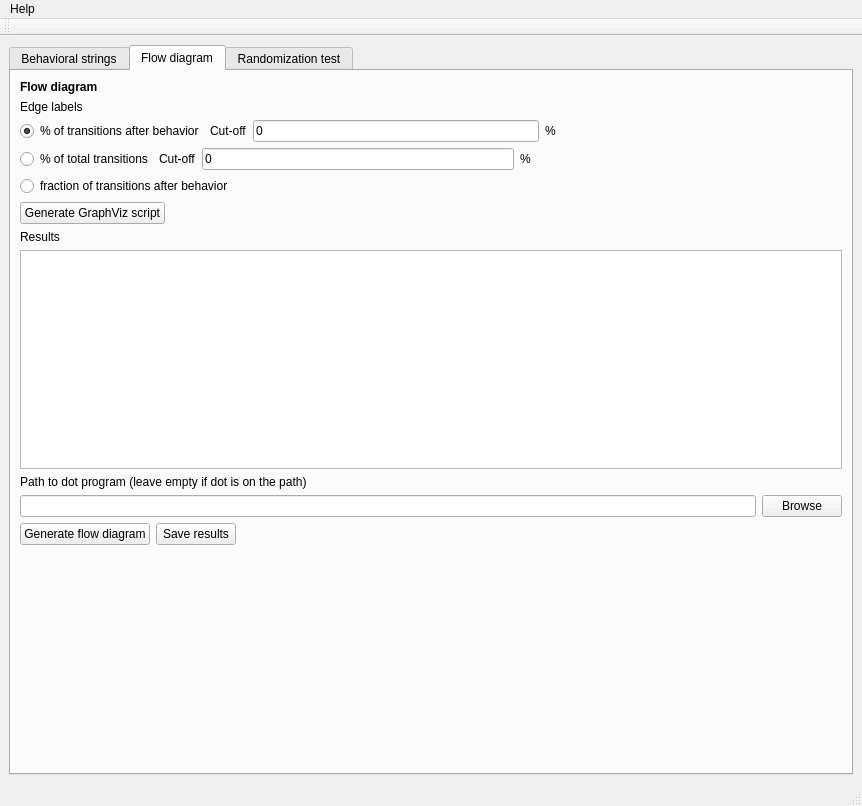
<?xml version="1.0" encoding="UTF-8"?>
<ui version="4.0">
 <class>MainWindow</class>
 <widget class="QMainWindow" name="MainWindow">
  <property name="geometry">
   <rect>
    <x>0</x>
    <y>0</y>
    <width>862</width>
    <height>806</height>
   </rect>
  </property>
  <property name="windowTitle">
   <string>Bed intersection</string>
  </property>
  <widget class="QWidget" name="centralwidget">
   <layout class="QVBoxLayout" name="verticalLayout_2">
    <item>
     <widget class="QTabWidget" name="tabWidget">
      <property name="currentIndex">
       <number>1</number>
      </property>
      <widget class="QWidget" name="tab_strings">
       <attribute name="title">
        <string>Behavioral strings</string>
       </attribute>
       <layout class="QVBoxLayout" name="verticalLayout_4">
        <item>
         <layout class="QVBoxLayout" name="verticalLayout_3">
          <item>
           <widget class="QLabel" name="label_2">
            <property name="text">
             <string>&lt;b&gt;Behavioral strings&lt;/b&gt;</string>
            </property>
           </widget>
          </item>
          <item>
           <widget class="QPlainTextEdit" name="pte_behav_strings"/>
          </item>
          <item>
           <layout class="QHBoxLayout" name="horizontalLayout">
            <item>
             <widget class="QLineEdit" name="leStringsFileName">
              <property name="enabled">
               <bool>false</bool>
              </property>
              <property name="text">
               <string/>
              </property>
              <property name="readOnly">
               <bool>true</bool>
              </property>
             </widget>
            </item>
            <item>
             <widget class="QPushButton" name="pb_select_behav_strings_file">
              <property name="text">
               <string>Load from file</string>
              </property>
             </widget>
            </item>
           </layout>
          </item>
          <item>
           <widget class="QLabel" name="label_4">
            <property name="text">
             <string>&lt;b&gt;Behavioral strings statistics&lt;/b&gt;</string>
            </property>
           </widget>
          </item>
          <item>
           <layout class="QHBoxLayout" name="horizontalLayout_5">
            <item>
             <widget class="QPushButton" name="pb_statistics">
              <property name="text">
               <string>Generate statistics</string>
              </property>
             </widget>
            </item>
            <item>
             <widget class="QPushButton" name="pb_save_observed_matrix">
              <property name="text">
               <string>Observed transition matrix</string>
              </property>
             </widget>
            </item>
            <item>
             <spacer name="horizontalSpacer">
              <property name="orientation">
               <enum>Qt::Horizontal</enum>
              </property>
              <property name="sizeHint" stdset="0">
               <size>
                <width>40</width>
                <height>20</height>
               </size>
              </property>
             </spacer>
            </item>
           </layout>
          </item>
          <item>
           <widget class="QLabel" name="label_13">
            <property name="text">
             <string>Results</string>
            </property>
           </widget>
          </item>
          <item>
           <widget class="QPlainTextEdit" name="pte_statistics">
            <property name="font">
             <font>
              <family>Monospace</family>
             </font>
            </property>
            <property name="readOnly">
             <bool>true</bool>
            </property>
           </widget>
          </item>
          <item>
           <layout class="QHBoxLayout" name="horizontalLayout_12">
            <item>
             <widget class="QPushButton" name="pb_save_stats_results">
              <property name="text">
               <string>Save results</string>
              </property>
             </widget>
            </item>
            <item>
             <spacer name="horizontalSpacer_8">
              <property name="orientation">
               <enum>Qt::Horizontal</enum>
              </property>
              <property name="sizeHint" stdset="0">
               <size>
                <width>40</width>
                <height>20</height>
               </size>
              </property>
             </spacer>
            </item>
           </layout>
          </item>
         </layout>
        </item>
       </layout>
       <zorder></zorder>
      </widget>
      <widget class="QWidget" name="tab_flow_diagram">
       <attribute name="title">
        <string>Flow diagram</string>
       </attribute>
       <layout class="QVBoxLayout" name="verticalLayout_5">
        <item>
         <widget class="QLabel" name="label_6">
          <property name="text">
           <string>&lt;b&gt;Flow diagram&lt;/b&gt;</string>
          </property>
         </widget>
        </item>
        <item>
         <widget class="QLabel" name="label_8">
          <property name="text">
           <string>Edge labels</string>
          </property>
         </widget>
        </item>
        <item>
         <layout class="QHBoxLayout" name="horizontalLayout_9">
          <item>
           <widget class="QRadioButton" name="rb_percent_after_behav">
            <property name="text">
             <string>% of transitions after behavior</string>
            </property>
            <property name="checked">
             <bool>true</bool>
            </property>
           </widget>
          </item>
          <item>
           <layout class="QHBoxLayout" name="horizontalLayout_4">
            <item>
             <widget class="QLabel" name="label_9">
              <property name="text">
               <string>Cut-off</string>
              </property>
             </widget>
            </item>
            <item>
             <widget class="QLineEdit" name="le_cutoff_transition_after_behav">
              <property name="text">
               <string>0</string>
              </property>
             </widget>
            </item>
            <item>
             <widget class="QLabel" name="label_11">
              <property name="text">
               <string>%</string>
              </property>
             </widget>
            </item>
            <item>
             <spacer name="horizontalSpacer_5">
              <property name="orientation">
               <enum>Qt::Horizontal</enum>
              </property>
              <property name="sizeHint" stdset="0">
               <size>
                <width>40</width>
                <height>20</height>
               </size>
              </property>
             </spacer>
            </item>
           </layout>
          </item>
         </layout>
        </item>
        <item>
         <layout class="QHBoxLayout" name="horizontalLayout_10">
          <item>
           <widget class="QRadioButton" name="rb_percent_total_transitions">
            <property name="text">
             <string>% of total transitions</string>
            </property>
           </widget>
          </item>
          <item>
           <layout class="QHBoxLayout" name="horizontalLayout_8">
            <item>
             <widget class="QLabel" name="label_10">
              <property name="text">
               <string>Cut-off</string>
              </property>
             </widget>
            </item>
            <item>
             <widget class="QLineEdit" name="le_cutoff_total_transition">
              <property name="text">
               <string>0</string>
              </property>
             </widget>
            </item>
            <item>
             <widget class="QLabel" name="label_12">
              <property name="text">
               <string>%</string>
              </property>
             </widget>
            </item>
            <item>
             <spacer name="horizontalSpacer_7">
              <property name="orientation">
               <enum>Qt::Horizontal</enum>
              </property>
              <property name="sizeHint" stdset="0">
               <size>
                <width>40</width>
                <height>20</height>
               </size>
              </property>
             </spacer>
            </item>
           </layout>
          </item>
         </layout>
        </item>
        <item>
         <widget class="QRadioButton" name="rb_fraction_after_behav">
          <property name="text">
           <string>fraction of transitions after behavior</string>
          </property>
         </widget>
        </item>
        <item>
         <layout class="QHBoxLayout" name="horizontalLayout_6">
          <item>
           <widget class="QPushButton" name="pb_graphviz_script">
            <property name="text">
             <string>Generate GraphViz script</string>
            </property>
           </widget>
          </item>
          <item>
           <spacer name="horizontalSpacer_2">
            <property name="orientation">
             <enum>Qt::Horizontal</enum>
            </property>
            <property name="sizeHint" stdset="0">
             <size>
              <width>40</width>
              <height>20</height>
             </size>
            </property>
           </spacer>
          </item>
         </layout>
        </item>
        <item>
         <widget class="QLabel" name="label_14">
          <property name="text">
           <string>Results</string>
          </property>
         </widget>
        </item>
        <item>
         <widget class="QPlainTextEdit" name="pte_gv">
          <property name="font">
           <font>
            <family>Monospace</family>
           </font>
          </property>
         </widget>
        </item>
        <item>
         <widget class="QLabel" name="label_16">
          <property name="text">
           <string>Path to dot program (leave empty if dot is on the path)</string>
          </property>
         </widget>
        </item>
        <item>
         <layout class="QHBoxLayout" name="horizontalLayout_14">
          <item>
           <widget class="QLineEdit" name="le_dot_path"/>
          </item>
          <item>
           <widget class="QPushButton" name="pb_browse_dot_path">
            <property name="text">
             <string>Browse</string>
            </property>
           </widget>
          </item>
         </layout>
        </item>
        <item>
         <layout class="QHBoxLayout" name="horizontalLayout_13">
          <item>
           <widget class="QPushButton" name="pb_flow_diagram">
            <property name="text">
             <string>Generate flow diagram</string>
            </property>
           </widget>
          </item>
          <item>
           <widget class="QPushButton" name="pb_save_gv">
            <property name="text">
             <string>Save results</string>
            </property>
           </widget>
          </item>
          <item>
           <spacer name="horizontalSpacer_9">
            <property name="orientation">
             <enum>Qt::Horizontal</enum>
            </property>
            <property name="sizeHint" stdset="0">
             <size>
              <width>40</width>
              <height>20</height>
             </size>
            </property>
           </spacer>
          </item>
         </layout>
        </item>
        <item>
         <spacer name="verticalSpacer">
          <property name="orientation">
           <enum>Qt::Vertical</enum>
          </property>
          <property name="sizeHint" stdset="0">
           <size>
            <width>20</width>
            <height>177</height>
           </size>
          </property>
         </spacer>
        </item>
       </layout>
      </widget>
      <widget class="QWidget" name="tab_randomization">
       <attribute name="title">
        <string>Randomization test</string>
       </attribute>
       <layout class="QVBoxLayout" name="verticalLayout_7">
        <item>
         <layout class="QVBoxLayout" name="verticalLayout">
          <item>
           <widget class="QLabel" name="label_5">
            <property name="text">
             <string>&lt;b&gt;Randomization test&lt;/b&gt;</string>
            </property>
           </widget>
          </item>
          <item>
           <layout class="QHBoxLayout" name="horizontalLayout_2">
            <item>
             <widget class="QCheckBox" name="cb_block_first_behavior">
              <property name="text">
               <string>Block first behavior</string>
              </property>
             </widget>
            </item>
            <item>
             <widget class="QCheckBox" name="cb_block_last_behavior">
              <property name="text">
               <string>Block last behavior</string>
              </property>
             </widget>
            </item>
            <item>
             <spacer name="horizontalSpacer_6">
              <property name="orientation">
               <enum>Qt::Horizontal</enum>
              </property>
              <property name="sizeHint" stdset="0">
               <size>
                <width>40</width>
                <height>20</height>
               </size>
              </property>
             </spacer>
            </item>
           </layout>
          </item>
          <item>
           <widget class="QLabel" name="label_7">
            <property name="text">
             <string>Excluded transitions</string>
            </property>
           </widget>
          </item>
          <item>
           <widget class="QPlainTextEdit" name="pte_excluded_transitions"/>
          </item>
          <item>
           <layout class="QHBoxLayout" name="horizontalLayout_3">
            <item>
             <widget class="QLabel" name="label">
              <property name="text">
               <string>Number of randomizations</string>
              </property>
             </widget>
            </item>
            <item>
             <widget class="QLineEdit" name="leNumberRandomizations">
              <property name="text">
               <string>100</string>
              </property>
             </widget>
            </item>
            <item>
             <widget class="QLabel" name="label_3">
              <property name="text">
               <string>Number of cores to use</string>
              </property>
             </widget>
            </item>
            <item>
             <widget class="QSpinBox" name="sb_nb_cores">
              <property name="minimum">
               <number>1</number>
              </property>
             </widget>
            </item>
            <item>
             <spacer name="horizontalSpacer_4">
              <property name="orientation">
               <enum>Qt::Horizontal</enum>
              </property>
              <property name="sizeHint" stdset="0">
               <size>
                <width>40</width>
                <height>20</height>
               </size>
              </property>
             </spacer>
            </item>
           </layout>
          </item>
          <item>
           <layout class="QHBoxLayout" name="horizontalLayout_7">
            <item>
             <widget class="QPushButton" name="pb_run_randomization_test">
              <property name="text">
               <string>Run randomization test</string>
              </property>
             </widget>
            </item>
            <item>
             <spacer name="horizontalSpacer_3">
              <property name="orientation">
               <enum>Qt::Horizontal</enum>
              </property>
              <property name="sizeHint" stdset="0">
               <size>
                <width>40</width>
                <height>20</height>
               </size>
              </property>
             </spacer>
            </item>
           </layout>
          </item>
          <item>
           <widget class="QLabel" name="label_15">
            <property name="text">
             <string>Results</string>
            </property>
           </widget>
          </item>
          <item>
           <widget class="QPlainTextEdit" name="pte_random">
            <property name="font">
             <font>
              <family>Monospace</family>
             </font>
            </property>
           </widget>
          </item>
          <item>
           <layout class="QHBoxLayout" name="horizontalLayout_11">
            <item>
             <widget class="QPushButton" name="pb_save_random">
              <property name="text">
               <string>Save results</string>
              </property>
             </widget>
            </item>
            <item>
             <spacer name="horizontalSpacer_10">
              <property name="orientation">
               <enum>Qt::Horizontal</enum>
              </property>
              <property name="sizeHint" stdset="0">
               <size>
                <width>40</width>
                <height>20</height>
               </size>
              </property>
             </spacer>
            </item>
           </layout>
          </item>
         </layout>
        </item>
       </layout>
      </widget>
     </widget>
    </item>
   </layout>
  </widget>
  <widget class="QMenuBar" name="menubar">
   <property name="geometry">
    <rect>
     <x>0</x>
     <y>0</y>
     <width>862</width>
     <height>27</height>
    </rect>
   </property>
   <widget class="QMenu" name="menuHelp">
    <property name="title">
     <string>Help</string>
    </property>
    <addaction name="actionAbout"/>
   </widget>
   <addaction name="menuHelp"/>
  </widget>
  <widget class="QStatusBar" name="statusbar"/>
  <widget class="QToolBar" name="toolBar">
   <property name="windowTitle">
    <string>toolBar</string>
   </property>
   <attribute name="toolBarArea">
    <enum>TopToolBarArea</enum>
   </attribute>
   <attribute name="toolBarBreak">
    <bool>false</bool>
   </attribute>
  </widget>
  <action name="actionDocumentation">
   <property name="text">
    <string>Documentation</string>
   </property>
  </action>
  <action name="actionAbout">
   <property name="text">
    <string>About</string>
   </property>
  </action>
 </widget>
 <resources/>
 <connections/>
</ui>
